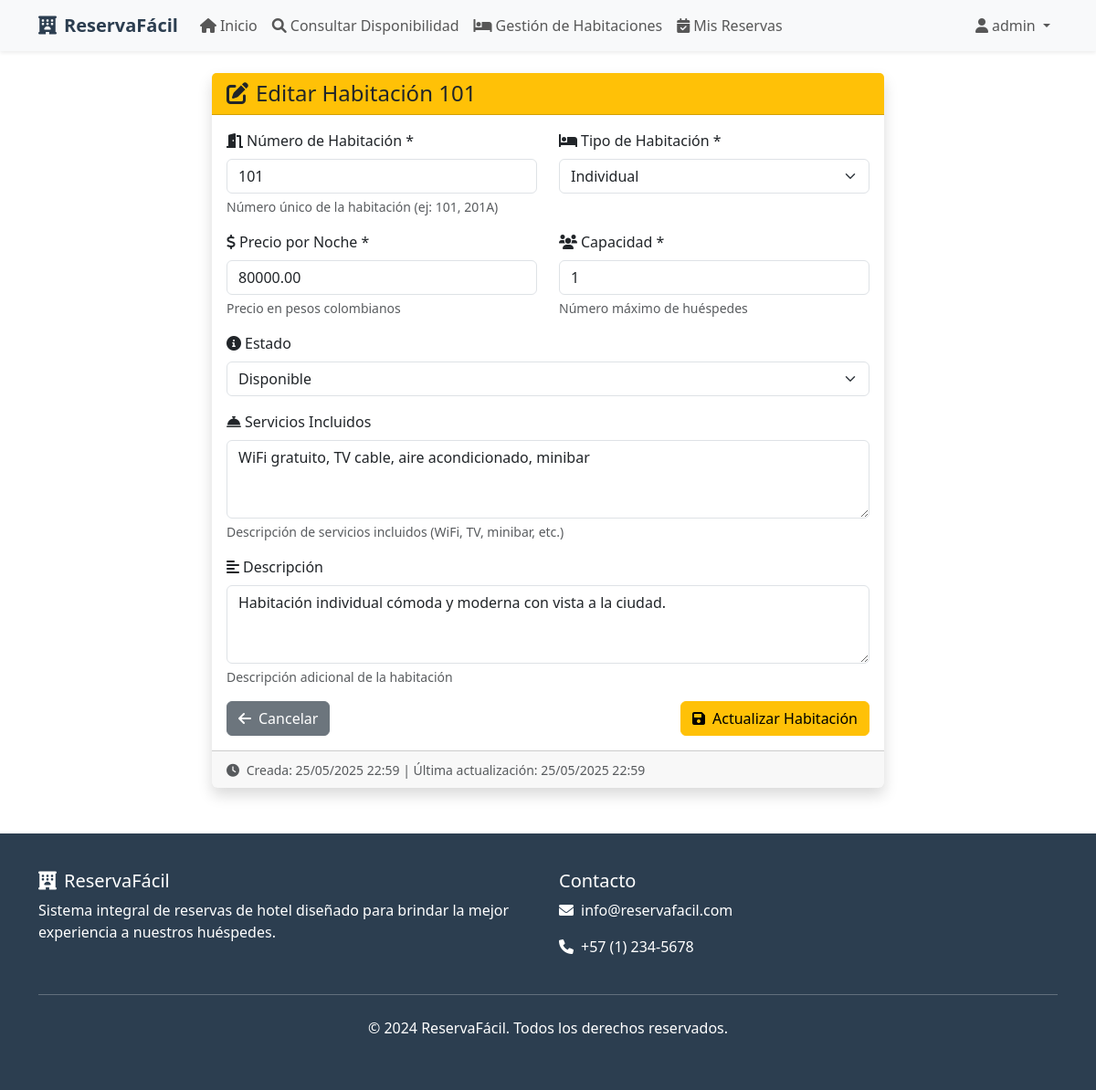
Page /habitaciones/1/editar/ (signed in) on the committed database.
### habitaciones/models.py (models this page shows, shortened)
class Habitacion(models.Model):
    TIPOS_HABITACION = [
        ('individual', 'Individual'),
        ('doble', 'Doble'),
        ('matrimonial', 'Matrimonial'),
        ('suite', 'Suite'),
        ('familiar', 'Familiar'),
        ('presidencial', 'Presidencial'),
    ]
    ESTADOS_HABITACION = [
        ('disponible', 'Disponible'),
        ('mantenimiento', 'Mantenimiento'),
        ('reservada', 'Reservada'),
        ('ocupada', 'Ocupada'),
    ]
    numero = models.CharField(
        max_length=10,
        unique=True,
        verbose_name="Número de Habitación",
        help_text="Número único de la habitación (ej: 101, 201A)"
    )
    tipo = models.CharField(
        max_length=20,
        choices=TIPOS_HABITACION,
        verbose_name="Tipo de Habitación"
    )
    precio_por_noche = models.DecimalField(
        max_digits=10,
        decimal_places=2,
        validators=[MinValueValidator(Decimal('0.01'))],
        verbose_name="Precio por Noche",
        help_text="Precio en pesos colombianos"
    )
    capacidad = models.PositiveIntegerField(
        validators=[MinValueValidator(1)],
        verbose_name="Capacidad",
        help_text="Número máximo de huéspedes"
    )
    servicios_incluidos = models.TextField(
        blank=True,
        verbose_name="Servicios Incluidos",
        help_text="Descripción de servicios incluidos (WiFi, TV, minibar, etc.)"
    )
    estado = models.CharField(
        max_length=20,
        choices=ESTADOS_HABITACION,
        default='disponible',
        verbose_name="Estado"
    )
    descripcion = models.TextField(
        blank=True,
        verbose_name="Descripción",
        help_text="Descripción adicional de la habitación"
    )
    fecha_creacion = models.DateTimeField(auto_now_add=True)
    fecha_actualizacion = models.DateTimeField(auto_now=True)
    class Meta:
        verbose_name = "Habitación"
        verbose_name_plural = "Habitaciones"
        ordering = ['numero']

### habitaciones/views.py (the view, shortened to what this page needs)
# urls.py: path('<int:pk>/editar/', HabitacionUpdateView.as_view(), name='editar'),
class HabitacionUpdateView(PersonalAutorizadoMixin, UpdateView):
    model = Habitacion
    form_class = HabitacionForm
    template_name = 'habitaciones/editar.html'
    success_url = reverse_lazy('habitaciones:lista')

### habitaciones/views.py (called while the page is built)
    def test_func(self):
        if not self.request.user.is_authenticated:
            return False
        if hasattr(self.request.user, 'perfilusuario'):
            perfil = self.request.user.perfilusuario
            return perfil.es_personal_recepcion() or perfil.es_administrador()
        return self.request.user.is_staff or self.request.user.is_superuser

### usuarios/models.py (called while the page is built)
    def es_personal_recepcion(self):
        return self.tipo_usuario == 'recepcion'

    def es_administrador(self):
        return self.tipo_usuario == 'administrador'

### templates/habitaciones/editar.html (shortened to what this page needs)
{% extends 'base.html' %}
{% block content %}
<div class="container mt-4">
    <div class="row justify-content-center">
        <div class="col-md-8">
            <div class="card shadow">
                <div class="card-header bg-warning text-dark">
                    <h4 class="mb-0">
                        <i class="fas fa-edit me-2"></i>Editar Habitación {{ object.numero }}
                    </h4>
                </div>
                <div class="card-body">
                    <form method="post">
                        <div class="row">
                            <div class="col-md-6 mb-3">
                                <label for="{{ form.numero.id_for_label }}" class="form-label">
                                    <i class="fas fa-door-open me-1"></i>Número de Habitación *
                                </label>
                                {{ form.numero }}
                                <div class="form-text">{{ form.numero.help_text }}</div>
                            </div>
                            <div class="col-md-6 mb-3">
                                <label for="{{ form.tipo.id_for_label }}" class="form-label">
                                    <i class="fas fa-bed me-1"></i>Tipo de Habitación *
                                </label>
                                {{ form.tipo }}
                            </div>
                        </div>
                        <div class="row">
                            <div class="col-md-6 mb-3">
                                <label for="{{ form.precio_por_noche.id_for_label }}" class="form-label">
                                    <i class="fas fa-dollar-sign me-1"></i>Precio por Noche *
                                </label>
                                {{ form.precio_por_noche }}
                                <div class="form-text">{{ form.precio_por_noche.help_text }}</div>
                            </div>
                            <div class="col-md-6 mb-3">
                                <label for="{{ form.capacidad.id_for_label }}" class="form-label">
                                    <i class="fas fa-users me-1"></i>Capacidad *
                                </label>
                                {{ form.capacidad }}
                                <div class="form-text">{{ form.capacidad.help_text }}</div>
                            </div>
                        </div>
                        <div class="mb-3">
                            <label for="{{ form.estado.id_for_label }}" class="form-label">
                                <i class="fas fa-info-circle me-1"></i>Estado
                            </label>
                            {{ form.estado }}
                        </div>
                        <div class="mb-3">
                            <label for="{{ form.servicios_incluidos.id_for_label }}" class="form-label">
                                <i class="fas fa-concierge-bell me-1"></i>Servicios Incluidos
                            </label>
                            {{ form.servicios_incluidos }}
                            <div class="form-text">{{ form.servicios_incluidos.help_text }}</div>
                        </div>
                        <div class="mb-3">
                            <label for="{{ form.descripcion.id_for_label }}" class="form-label">
                                <i class="fas fa-align-left me-1"></i>Descripción
                            </label>
                            {{ form.descripcion }}
                            <div class="form-text">{{ form.descripcion.help_text }}</div>
                        </div>
                        <div class="d-flex justify-content-between">
                            <a href="{% url 'habitaciones:lista' %}" class="btn btn-secondary">
                                <i class="fas fa-arrow-left me-2"></i>Cancelar
                            </a>
                            <button type="submit" class="btn btn-warning">
                                <i class="fas fa-save me-2"></i>Actualizar Habitación
                            </button>
                        </div>
                    </form>
                </div>
                <div class="card-footer text-muted">
                    <small>
                        <i class="fas fa-clock me-1"></i>
                        Creada: {{ object.fecha_creacion|date:"d/m/Y H:i" }} |
                        Última actualización: {{ object.fecha_actualizacion|date:"d/m/Y H:i" }}
                    </small>
                </div>
            </div>
        </div>
    </div>
</div>
{% endblock %}

### templates/base.html (shortened to what this page needs)
<!DOCTYPE html>
<html lang="es">
<head>
    <link href="https://cdn.jsdelivr.net/npm/bootstrap@5.3.0/dist/css/bootstrap.min.css" rel="stylesheet">
    <link rel="stylesheet" href="https://cdnjs.cloudflare.com/ajax/libs/font-awesome/6.0.0/css/all.min.css">
</head>
<body>
    <nav class="navbar navbar-expand-lg navbar-light bg-light shadow-sm">
        <div class="container">
            <a class="navbar-brand" href="{% url 'inicio' %}">
                <i class="fas fa-hotel me-2"></i>ReservaFácil
            </a>
            <div class="collapse navbar-collapse" id="navbarNav">
                <ul class="navbar-nav me-auto">
                    <li class="nav-item">
                        <a class="nav-link" href="{% url 'inicio' %}">
                            <i class="fas fa-home me-1"></i>Inicio
                        </a>
                    </li>
                    <li class="nav-item">
                        <a class="nav-link" href="{% url 'habitaciones:consultar_disponibilidad' %}">
                            <i class="fas fa-search me-1"></i>Consultar Disponibilidad
                        </a>
                    </li>
                    {% if user.is_authenticated %}
                        {% if user.perfilusuario.es_personal_recepcion or user.perfilusuario.es_administrador or user.is_staff %}
                            <li class="nav-item">
                                <a class="nav-link" href="{% url 'habitaciones:lista' %}">
                                    <i class="fas fa-bed me-1"></i>Gestión de Habitaciones
                                </a>
                            </li>
                        {% else %}
                            <li class="nav-item">
                                <a class="nav-link" href="#">
                                    <i class="fas fa-bed me-1"></i>Habitaciones
                                </a>
                            </li>
                        {% endif %}
                        <li class="nav-item">
                            <a class="nav-link" href="#">
                                <i class="fas fa-calendar-check me-1"></i>Mis Reservas
                            </a>
                        </li>
                    {% endif %}
                </ul>
                <ul class="navbar-nav">
                    {% if user.is_authenticated %}
                        <li class="nav-item dropdown">
                            <a class="nav-link dropdown-toggle" href="#" id="navbarDropdown" role="button" data-bs-toggle="dropdown">
                                <i class="fas fa-user me-1"></i>{{ user.get_full_name|default:user.username }}
                            </a>
                        </li>
                    {% endif %}
                </ul>
            </div>
        </div>
    </nav>
    <main>
        {% block content %}{% endblock %}
    </main>
    <footer>
        <div class="container">
            <div class="row">
                <div class="col-md-6">
                    <h5><i class="fas fa-hotel me-2"></i>ReservaFácil</h5>
                    <p>Sistema integral de reservas de hotel diseñado para brindar la mejor experiencia a nuestros huéspedes.</p>
                </div>
                <div class="col-md-6">
                    <h5>Contacto</h5>
                    <p><i class="fas fa-envelope me-2"></i>info@reservafacil.com</p>
                    <p><i class="fas fa-phone me-2"></i>+57 (1) 234-5678</p>
                </div>
            </div>
            <hr class="my-4">
            <div class="text-center">
                <p>&copy; 2024 ReservaFácil. Todos los derechos reservados.</p>
            </div>
        </div>
    </footer>
</body>
</html>

### templates/base.html (style rules this page uses)
.navbar-brand { font-weight: bold; color: #2c3e50 !important; }
.card { border: none; box-shadow: 0 4px 6px rgba(0, 0, 0, 0.1); transition: transform 0.3s ease; }
footer { background-color: #2c3e50; color: white; padding: 40px 0; margin-top: 50px; }

### rows in the picture
Habitacion: numero "101", tipo "Individual", precio_por_noche "80000.00", capacidad "1", estado "Disponible", servicios_incluidos "WiFi gratuito, TV cable, aire acondicionado, minibar", descripcion "Habitación individual cómoda y moderna con vista a la ciudad.", fecha_creacion "25/05/2025 22:59", fecha_actualizacion "25/05/2025 22:59"

### other values in the picture
{{ user.get_full_name|default:user.username }} "admin"
